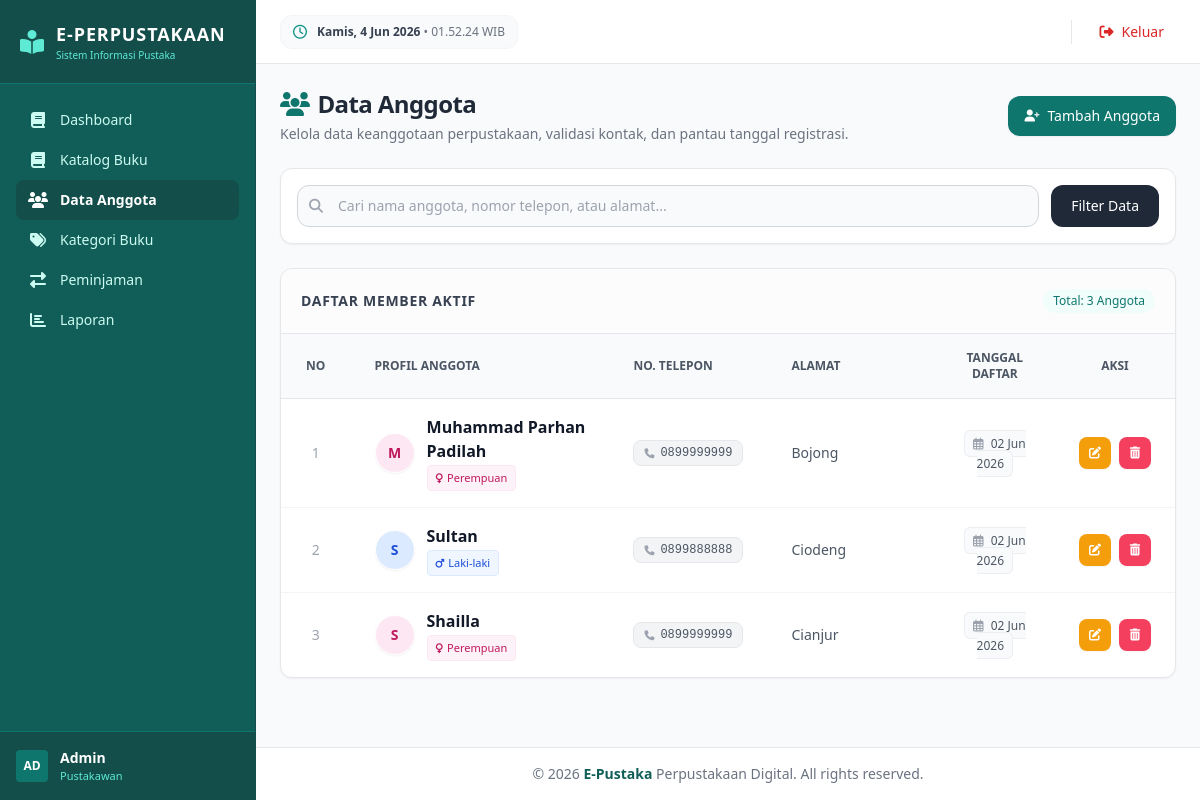
The page /pages/anggota/index.php (signed in) on the database its author committed.
### tables this page shows
CREATE TABLE `anggota` (
  `id_anggota` int(11) NOT NULL,
  `nama` varchar(100) NOT NULL,
  `jenis_kelamin` enum('L','P') DEFAULT NULL,
  `alamat` text DEFAULT NULL,
  `telepon` varchar(20) DEFAULT NULL,
  `tanggal_daftar` date DEFAULT NULL
);

### pages/anggota/index.php (the view, shortened to what this page needs)
<?php
include __DIR__ . '/../../config/koneksi.php';
$search = isset($_GET['search'])
    ? mysqli_real_escape_string($conn, trim($_GET['search']))
    : '';
$query = mysqli_query($conn, "
    SELECT *
    FROM anggota
    WHERE
        nama LIKE '%$search%'
        OR telepon LIKE '%$search%'
        OR alamat LIKE '%$search%'
    ORDER BY id_anggota ASC
");
include __DIR__ . '/../../layouts/header.php';
include __DIR__ . '/../../layouts/sidebar.php';
include __DIR__ . '/../../layouts/topbar.php';
?>
<div class="space-y-6">
    <div class="flex flex-col sm:flex-row sm:items-center sm:justify-between gap-4">
        <div>
            <h1 class="text-2xl font-bold text-gray-800 tracking-tight flex items-center gap-2">
                <i class="fas fa-users text-teal-700"></i> Data Anggota
            </h1>
            <p class="text-sm text-gray-500 mt-1">
                Kelola data keanggotaan perpustakaan, validasi kontak, dan pantau tanggal registrasi.
            </p>
        </div>
        <div>
            <a href="tambah.php" class="inline-flex items-center gap-2 bg-teal-700 hover:bg-teal-800 text-white px-4 py-2.5 rounded-xl font-medium text-sm shadow-sm transition-colors">
                <i class="fas fa-user-plus text-xs"></i> Tambah Anggota
            </a>
        </div>
    </div>
    <div class="bg-white rounded-xl shadow-sm border border-gray-200 p-4">
        <form method="GET">
            <div class="flex flex-col sm:flex-row gap-3">
                <div class="relative flex-1">
                    <span class="absolute inset-y-0 left-0 flex items-center pl-3 text-gray-400">
                        <i class="fas fa-search text-sm"></i>
                    </span>
                    <input
                        type="text"
                        name="search"
                        value="<?= htmlspecialchars($search) ?>"
                        placeholder="Cari nama anggota, nomor telepon, atau alamat..."
                        class="w-full pl-10 pr-4 py-2.5 border border-gray-300 rounded-xl text-sm focus:outline-none focus:ring-2 focus:ring-teal-500 focus:border-teal-500 bg-gray-50 focus:bg-white transition-all">
                </div>
                <div class="flex gap-2">
                    <button type="submit" class="w-full sm:w-auto bg-gray-800 hover:bg-gray-900 text-white px-5 py-2.5 rounded-xl text-sm font-medium transition-colors">
                        Filter Data
                    </button>
                </div>
            </div>
        </form>
    </div>
    <div class="bg-white rounded-xl shadow-sm border border-gray-200 overflow-hidden">
        <div class="p-5 border-b border-gray-200 flex items-center justify-between bg-gray-50/50">
            <h2 class="font-bold text-gray-700 text-sm uppercase tracking-wider">
                Daftar Member Aktif
            </h2>
            <span class="text-xs bg-teal-50 text-teal-700 px-2.5 py-1 rounded-full font-medium">
                Total: <?= mysqli_num_rows($query) ?> Anggota
            </span>
        </div>
        <div class="overflow-x-auto">
            <table class="w-full min-w-[850px] table-auto">
                <thead class="bg-gray-50 text-gray-600 text-xs uppercase font-semibold border-b border-gray-200">
                    <tr>
                        <th class="px-6 py-4 text-center w-[8%]">No</th>
                        <th class="px-6 py-4 text-left w-[35%]">Profil Anggota</th>
                        <th class="px-6 py-4 text-left w-[17%]">No. Telepon</th>
                        <th class="px-6 py-4 text-left w-[25%]">Alamat</th>
                        <th class="px-6 py-4 text-center w-[15%]">Tanggal Daftar</th>
                        <th class="px-6 py-4 text-center w-[13%]">Aksi</th>
                    </tr>
                </thead>
                <tbody class="divide-y divide-gray-100 text-sm text-gray-700">
                    <?php if (mysqli_num_rows($query) > 0) : ?>
                        <?php
                        $no = 1;
                        while ($row = mysqli_fetch_assoc($query)) :
                            $initial = strtoupper(substr($row['nama'], 0, 1));
                            $avatarBg = ($row['jenis_kelamin'] == 'L') ? 'bg-blue-100 text-blue-700' : 'bg-pink-100 text-pink-700';
                        ?>
                            <tr class="hover:bg-slate-50/80 transition-colors">
                                <td class="px-6 py-4 text-center font-medium text-gray-400">
                                    <?= $no++ ?>
                                </td>
                                <td class="px-6 py-4">
                                    <div class="flex items-center gap-3">
                                        <div class="w-10 h-10 rounded-full <?= $avatarBg ?> flex items-center justify-center font-bold text-sm flex-shrink-0 border border-white shadow-sm">
                                            <?= $initial ?>
                                        </div>
                                        <div>
                                            <div class="font-semibold text-gray-900 text-base">
                                                <?= htmlspecialchars($row['nama']) ?>
                                            </div>
                                            <div class="mt-0.5">
                                                <?php if ($row['jenis_kelamin'] == 'L') : ?>
                                                    <span class="inline-flex items-center text-[11px] font-medium bg-blue-50 text-blue-700 px-2 py-0.5 rounded border border-blue-100">
                                                        <i class="fas fa-mars mr-1 text-[10px]"></i> Laki-laki
                                                    </span>
                                                <?php else : ?>
                                                    <span class="inline-flex items-center text-[11px] font-medium bg-pink-50 text-pink-700 px-2 py-0.5 rounded border border-pink-100">
                                                        <i class="fas fa-venus mr-1 text-[10px]"></i> Perempuan
                                                    </span>
                                                <?php endif; ?>
                                            </div>
                                        </div>
                                    </div>
                                </td>
                                <td class="px-6 py-4 font-mono text-xs text-gray-600">
                                    <span class="inline-flex items-center gap-1.5 bg-gray-100 px-2.5 py-1 rounded-lg border border-gray-200">
                                        <i class="fas fa-phone text-gray-400 text-[10px]"></i>
                                        <?= htmlspecialchars($row['telepon'] ?: '-') ?>
                                    </span>
                                </td>
                                <td class="px-6 py-4 text-gray-600 max-w-[200px]">
                                    <p class="truncate text-sm" title="<?= htmlspecialchars($row['alamat']) ?>">
                                        <?= htmlspecialchars($row['alamat'] ?: '-') ?>
                                    </p>
                                </td>
                                <td class="px-6 py-4 text-center font-medium text-gray-600">
                                    <span class="text-xs bg-gray-50 border border-gray-200/60 px-2 py-1 rounded-md">
                                        <i class="far fa-calendar-alt text-gray-400 mr-1"></i>
                                        <?= date('d M Y', strtotime($row['tanggal_daftar'])) ?>
                                    </span>
                                </td>
                                <td class="px-6 py-4">
                                    <div class="flex items-center justify-center gap-2">
                                        <a href="edit.php?id=<?= $row['id_anggota'] ?>" class="inline-flex items-center justify-center w-8 h-8 bg-amber-500 hover:bg-amber-600 text-white rounded-lg shadow-sm transition-colors" title="Edit Anggota">
                                            <i class="fas fa-edit text-xs"></i>
                                        </a>
                                        <a href="hapus.php?id=<?= $row['id_anggota'] ?>" onclick="return confirm('Apakah Anda yakin ingin menghapus anggota ini?')" class="inline-flex items-center justify-center w-8 h-8 bg-rose-500 hover:bg-rose-600 text-white rounded-lg shadow-sm transition-colors" title="Hapus Anggota">
                                            <i class="fas fa-trash-alt text-xs"></i>
                                        </a>
                                    </div>
                                </td>
                            </tr>
                        <?php endwhile; ?>
                    <?php endif; ?>
                </tbody>
            </table>
        </div>
    </div>
</div>
<?php include __DIR__ . '/../../layouts/footer.php'; ?>

### rows shown on the page
anggota: nama "M", nama "Muhammad Parhan Padilah", jenis_kelamin "P" (drawn), telepon "0899999999", alamat "Bojong", tanggal_daftar "02 Jun 2026"
anggota: nama "S", nama "Sultan", jenis_kelamin "L" (drawn), telepon "0899888888", alamat "Ciodeng", tanggal_daftar "02 Jun 2026"
anggota: nama "S", nama "Shailla", jenis_kelamin "P" (drawn), telepon "0899999999", alamat "Cianjur", tanggal_daftar "02 Jun 2026"

### other values the page prints
substr(htmlspecialchars($_SESSION['username']), 0, 2) "AD"
$_SESSION['username'] "Admin"
mysqli_num_rows($query) "3"
